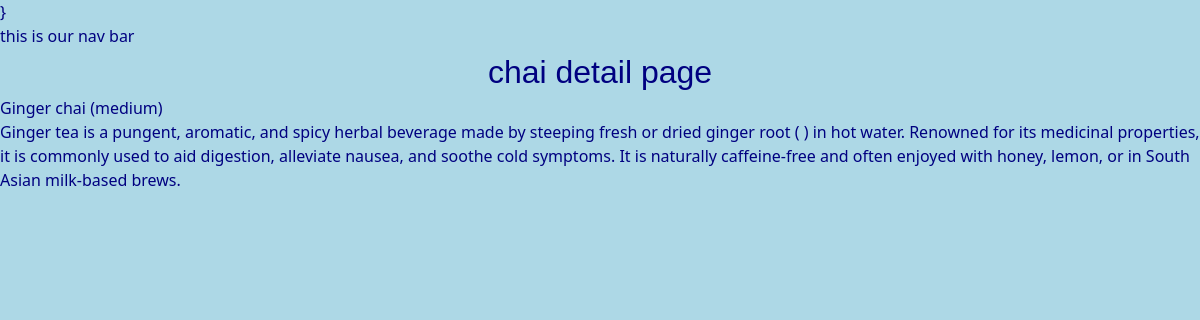
The page /chai/3/ on the database its author committed.
### chai/models.py (models this page shows, shortened)
class chaiVerity(models.Model):
    CHAI_TYPE_CHOICE = [
        ('ML', 'MASALA'),
        ('GR', 'GINGER'),
        ('KL', 'KIWI'),
        ('PL', 'PLAIN'),
        ('EL', 'ELAICHI'),
    ]
    name = models.CharField(max_length=100)
    image = models.ImageField(upload_to='chais/')
    date_added = models.DateTimeField(default=timezone.now)
    type = models.CharField(max_length=2, choices=CHAI_TYPE_CHOICE)
    description = models.TextField(default='')

### chai/views.py (the view)
# urls.py: path('<int:chai_id>/', views.chai_detail, name='chai_detail'),
def chai_detail(request, chai_id):
    chai = get_object_or_404(chaiVerity, pk= chai_id)
    return render(request, 'chai/chai_detail.html', {'chai' : chai})

### chai/templates/chai/chai_detail.html (shortened to what this page needs)
{% extends "layout.html" %}
{% block content %}
<h1>chai detail page</h1>
    <h3>{{ chai.name }}</h3>
    <p>{{ chai.description }}</p>
{% endblock %}

### static/style.css (style rules this page uses)
body { background-color: lightblue; color: navy; }
h1 { text-align: center; font-family: sans-serif; font-size: 2em; }

### rows shown on the page
chaiVerity: name "Ginger chai (medium)", description "Ginger tea is a pungent, aromatic, and spicy herbal beverage made by steeping fresh or dried ginger root ( ) in hot water. Renowned for its medicinal properties, it is commonly used to aid digestion, alleviate nausea, and soothe cold symptoms. It is naturally caffeine-free and often enjoyed with honey, lemon, or in South Asian milk-based brews."
